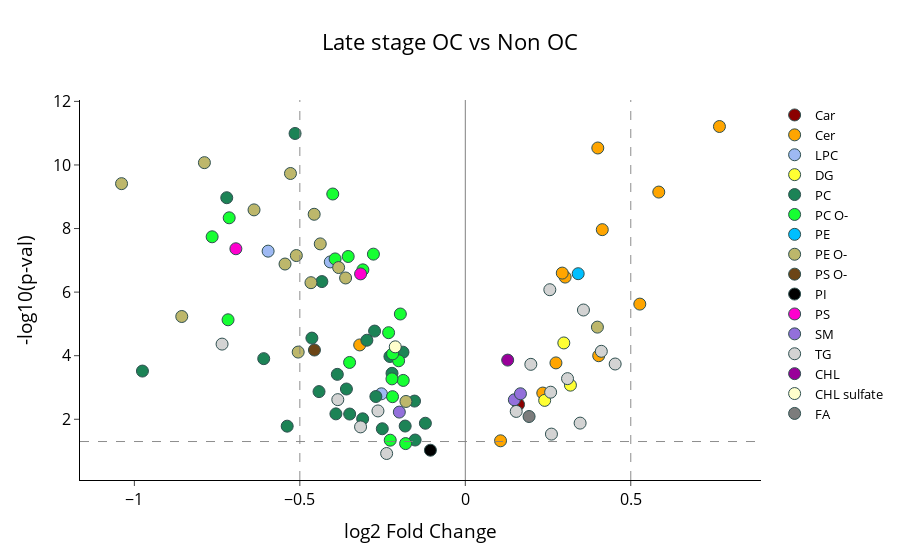

The cell this chart's notebook holds for it:
### Code cell
fig = go.Figure()

trace1 = go.Scatter(
 x=car['Log2_FC'],
 y=car['negative_log_pval_late'],
 mode='markers',
 name='Car',
 hovertext=list(vol_adv.index),
 marker_color ='darkred', 
 marker_line = dict(width =1, color ='DarkSlateGrey')
)

trace2 = go.Scatter(
 x=cer['Log2_FC'],
 y=cer['negative_log_pval_late'],
 mode='markers',
 name='Cer',
 hovertext=list(vol_adv.index),
 marker_color ='orange', 
    marker_line = dict(width =1, color ='DarkSlateGrey')
)

trace3 = go.Scatter(
 x=HexCer['Log2_FC'],
 y=HexCer['negative_log_pval_late'],
 mode='markers',
 name='HexCer',
 hovertext=list(vol_adv.index),
 marker_color = 'crimson',
    marker_line = dict(width =1, color ='DarkSlateGrey')
)

trace4 = go.Scatter(
 x=LPC['Log2_FC'],
 y=LPC['negative_log_pval_late'],
 mode='markers',
 name='LPC',
 hovertext=list(vol_adv.index),
 marker_color = 'rgb(158,185,243)',
    marker_line = dict(width =1, color ='DarkSlateGrey')
)

trace5 = go.Scatter(
 x=DG['Log2_FC'],
 y=DG['negative_log_pval_late'],
 mode='markers',
 name='DG',
 hovertext=list(vol_adv.index),
 marker_color = 'rgb(255,255,51)',
    marker_line = dict(width =1, color ='DarkSlateGrey')
)

trace6 = go.Scatter(
 x=PC['Log2_FC'],
 y=PC['negative_log_pval_late'],
 mode='markers',
 name='PC',
 hovertext=list(vol_adv.index),
 marker_color =  '#1C8356',
    marker_line = dict(width =1, color ='DarkSlateGrey')
)

trace7 = go.Scatter(
 x=PC_O['Log2_FC'],
 y=PC_O['negative_log_pval_late'],
 mode='markers',
 name='PC O-',
 hovertext=list(vol_adv.index),
 marker_color = '#16FF32',
    marker_line = dict(width =1, color ='DarkSlateGrey')
)

#trace8 = go.Scatter(
 #x=PC_P['Log2_FC'],
 #y=PC_P['negative_log_pval_late'],
 #mode='markers',
 #name='PC P-',
 #hovertext=list(vol_adv.index),
 #marker_color = '#511CFB',
    #marker_line = dict(width =1, color ='DarkSlateGrey')
#)

trace9 = go.Scatter(
 x=PE['Log2_FC'],
 y=PE['negative_log_pval_late'],
 mode='markers',
 name='PE',
 hovertext=list(vol_adv.index),
 marker_color = 'deepskyblue',
    marker_line = dict(width =1, color ='DarkSlateGrey')
)

trace10 = go.Scatter(
 x=PE_O['Log2_FC'],
 y=PE_O['negative_log_pval_late'],
 mode='markers',
 name='PE O-',
 hovertext=list(vol_adv.index),
 marker_color = 'darkkhaki',
    marker_line = dict(width =1, color ='DarkSlateGrey')
)


trace11 = go.Scatter(
 x=PS_O['Log2_FC'],
 y=PS_O['negative_log_pval_late'],
 mode='markers',
 name='PS O-',
 hovertext=list(vol_adv.index),
     marker_color = '#6C4516',
    marker_line = dict(width =1, color ='DarkSlateGrey')
)

trace12 = go.Scatter(
 x=PI['Log2_FC'],
 y=PI['negative_log_pval_late'],
 mode='markers',
 name='PI',
 hovertext=list(vol_adv.index),
    marker_color = 'black',
    marker_line = dict(width =1, color ='DarkSlateGrey')
)

trace13 = go.Scatter(
 x=PS['Log2_FC'],
 y=PS['negative_log_pval_late'],
 mode='markers',
 name='PS',
 hovertext=list(vol_adv.index),
    marker_color = '#FE00CE',
    marker_line = dict(width =1, color ='DarkSlateGrey')
)

trace14 = go.Scatter(
 x=SM['Log2_FC'],
 y=SM['negative_log_pval_late'],
 mode='markers',
 name='SM',
 hovertext=list(vol_adv.index), 
    marker_color = 'mediumpurple',
    marker_line = dict(width =1, color ='DarkSlateGrey')
)

trace15 = go.Scatter(
 x=TG['Log2_FC'],
 y=TG['negative_log_pval_late'],
 mode='markers',
 name='TG',
 hovertext=list(vol_adv.index),
    marker_color = 'lightgrey',
    marker_line = dict(width =1, color ='DarkSlateGrey')
)

trace16 = go.Scatter(
 x=chol['Log2_FC'],
 y=chol['negative_log_pval_late'],
 mode='markers',
 name='CHL',
 hovertext=list(vol_adv.index),
    marker_color = '#990099',
    marker_line = dict(width =1, color ='DarkSlateGrey')
)


trace17 = go.Scatter(
 x=chol_sul['Log2_FC'],
 y=chol_sul['negative_log_pval_late'],
 mode='markers',
 name='CHL sulfate',
 hovertext=list(vol_adv.index),
    marker_color = 'rgb(255,255,204)',
    marker_line = dict(width =1, color ='DarkSlateGrey')
)

trace18 = go.Scatter(
 x=FA['Log2_FC'],
 y=FA['negative_log_pval_late'],
 mode='markers',
 name='FA',
 hovertext=list(vol_adv.index),
    marker_color = 'rgb(124,124,124)',
    marker_line = dict(width =1, color ='DarkSlateGrey')
)



fig.add_trace(trace1)
fig.add_trace(trace2)
fig.add_trace(trace3)
fig.add_trace(trace4)
fig.add_trace(trace5)
fig.add_trace(trace6)
fig.add_trace(trace7)
#fig.add_trace(trace8)
fig.add_trace(trace9)
fig.add_trace(trace10)
fig.add_trace(trace11)
fig.add_trace(trace12)
fig.add_trace(trace13)
fig.add_trace(trace14)
fig.add_trace(trace15)
fig.add_trace(trace16)
fig.add_trace(trace17)
fig.add_trace(trace18)





fig.update_layout(title='Late stage OC vs Non OC', title_x = 0.5,paper_bgcolor = 'rgba(0,0,0,0)', plot_bgcolor = 'rgba(0, 0, 0, 0)', autosize = False)
fig.update_yaxes(title ='-log10(p-val)', ticks ='outside', linewidth = 1, linecolor ='black')
fig.update_xaxes(title =' log2 Fold Change', ticks ='outside', linewidth = 1, linecolor ='black' )
fig.update_xaxes(zeroline=True, zerolinewidth=1, zerolinecolor='grey')
fig.add_hline(y=1.3, line_width = 0.9, line_color = 'grey', line_dash = 'dash')
fig.add_vline(x=0.5, line_width = 0.9, line_color = 'grey', line_dash = 'dash')
fig.add_vline(x=-0.5, line_width = 0.9, line_color = 'grey', line_dash = 'dash')
fig.update_traces(marker_size=12)
fig.update_layout(legend_font_size= 13)
fig.update_layout(font_size=16, font_color ='black')

   
#save_location = 'C:/Users/ssah9/Downloads/updated files/figures/volcano_early.svg'
#save_location = 'C:/Users/samyu/9_20_22 data/updated files 9_27_22/figures/volcano_early.svg'
#save_location = 'C:/Users/samyu/9_20_22 data/updated files 9_27_22/autoscaled training and test set/wo braca/autoscaled/Figures/volcano_advanced.svg'

save_location = ('C:/Users/samyu/9_20_22 data/updated files 9_27_22/autoscaled training and test set/wo braca/autoscaled/RF features lipid class/vol plot data/figure volcano/vol_late_updated.svg')
fig.write_image(save_location)


fig.show();

### Figure 1 — Plotly figure (JSON) as saved in the notebook; plotly's stock layout.template omitted (floating-point values rounded to 4 significant figures)
{"data": [{"hovertext": ["0", "1", "2", "3", "4", "5", "6", "7", "8", "9", "10", "11", "12", "13", "14", "15", "16", "17", "18", "19", "20", "21", "22", "23", "24", "25", "26", "27", "28", "29", "30", "31", "32", "33", "34", "35", "36", "37", "38", "39", "40", "41", "42", "43", "44", "45", "46", "47", "48", "49", "50", "51", "52", "53", "54", "55", "56", "57", "58", "59", "60", "61", "62", "63", "64", "65", "66", "67", "68", "69", "70", "71", "72", "73", "74", "75", "76", "77", "78", "79", "80", "81", "82", "83", "84", "85", "86", "87", "88", "89", "90", "91", "92", "93", "94", "95", "96", "97", "98", "99", "100", "101", "102"], "marker": {"color": "darkred", "line": {"color": "DarkSlateGrey", "width": 1}, "size": 12}, "mode": "markers", "name": "Car", "type": "scatter", "x": [0.1609], "y": [2.467]}, {"hovertext": ["0", "1", "2", "3", "4", "5", "6", "7", "8", "9", "10", "11", "12", "13", "14", "15", "16", "17", "18", "19", "20", "21", "22", "23", "24", "25", "26", "27", "28", "29", "30", "31", "32", "33", "34", "35", "36", "37", "38", "39", "40", "41", "42", "43", "44", "45", "46", "47", "48", "49", "50", "51", "52", "53", "54", "55", "56", "57", "58", "59", "60", "61", "62", "63", "64", "65", "66", "67", "68", "69", "70", "71", "72", "73", "74", "75", "76", "77", "78", "79", "80", "81", "82", "83", "84", "85", "86", "87", "88", "89", "90", "91", "92", "93", "94", "95", "96", "97", "98", "99", "100", "101", "102"], "marker": {"color": "orange", "line": {"color": "DarkSlateGrey", "width": 1}, "size": 12}, "mode": "markers", "name": "Cer", "type": "scatter", "x": [0.4004, 0.7679, -0.3191, 0.3017, 0.2929, 0.5273, 0.1064, 0.2739, 0.2341, 0.4139, 0.5846, 0.4031], "y": [10.53, 11.21, 4.338, 6.473, 6.599, 5.623, 1.323, 3.774, 2.825, 7.965, 9.147, 3.999]}, {"hovertext": ["0", "1", "2", "3", "4", "5", "6", "7", "8", "9", "10", "11", "12", "13", "14", "15", "16", "17", "18", "19", "20", "21", "22", "23", "24", "25", "26", "27", "28", "29", "30", "31", "32", "33", "34", "35", "36", "37", "38", "39", "40", "41", "42", "43", "44", "45", "46", "47", "48", "49", "50", "51", "52", "53", "54", "55", "56", "57", "58", "59", "60", "61", "62", "63", "64", "65", "66", "67", "68", "69", "70", "71", "72", "73", "74", "75", "76", "77", "78", "79", "80", "81", "82", "83", "84", "85", "86", "87", "88", "89", "90", "91", "92", "93", "94", "95", "96", "97", "98", "99", "100", "101", "102"], "marker": {"color": "crimson", "line": {"color": "DarkSlateGrey", "width": 1}, "size": 12}, "mode": "markers", "name": "HexCer", "type": "scatter", "x": [], "y": []}, {"hovertext": ["0", "1", "2", "3", "4", "5", "6", "7", "8", "9", "10", "11", "12", "13", "14", "15", "16", "17", "18", "19", "20", "21", "22", "23", "24", "25", "26", "27", "28", "29", "30", "31", "32", "33", "34", "35", "36", "37", "38", "39", "40", "41", "42", "43", "44", "45", "46", "47", "48", "49", "50", "51", "52", "53", "54", "55", "56", "57", "58", "59", "60", "61", "62", "63", "64", "65", "66", "67", "68", "69", "70", "71", "72", "73", "74", "75", "76", "77", "78", "79", "80", "81", "82", "83", "84", "85", "86", "87", "88", "89", "90", "91", "92", "93", "94", "95", "96", "97", "98", "99", "100", "101", "102"], "marker": {"color": "rgb(158,185,243)", "line": {"color": "DarkSlateGrey", "width": 1}, "size": 12}, "mode": "markers", "name": "LPC", "type": "scatter", "x": [-0.5959, -0.2536, -0.408], "y": [7.289, 2.801, 6.95]}, {"hovertext": ["0", "1", "2", "3", "4", "5", "6", "7", "8", "9", "10", "11", "12", "13", "14", "15", "16", "17", "18", "19", "20", "21", "22", "23", "24", "25", "26", "27", "28", "29", "30", "31", "32", "33", "34", "35", "36", "37", "38", "39", "40", "41", "42", "43", "44", "45", "46", "47", "48", "49", "50", "51", "52", "53", "54", "55", "56", "57", "58", "59", "60", "61", "62", "63", "64", "65", "66", "67", "68", "69", "70", "71", "72", "73", "74", "75", "76", "77", "78", "79", "80", "81", "82", "83", "84", "85", "86", "87", "88", "89", "90", "91", "92", "93", "94", "95", "96", "97", "98", "99", "100", "101", "102"], "marker": {"color": "rgb(255,255,51)", "line": {"color": "DarkSlateGrey", "width": 1}, "size": 12}, "mode": "markers", "name": "DG", "type": "scatter", "x": [0.2398, 0.2977, 0.3177], "y": [2.594, 4.401, 3.074]}, {"hovertext": ["0", "1", "2", "3", "4", "5", "6", "7", "8", "9", "10", "11", "12", "13", "14", "15", "16", "17", "18", "19", "20", "21", "22", "23", "24", "25", "26", "27", "28", "29", "30", "31", "32", "33", "34", "35", "36", "37", "38", "39", "40", "41", "42", "43", "44", "45", "46", "47", "48", "49", "50", "51", "52", "53", "54", "55", "56", "57", "58", "59", "60", "61", "62", "63", "64", "65", "66", "67", "68", "69", "70", "71", "72", "73", "74", "75", "76", "77", "78", "79", "80", "81", "82", "83", "84", "85", "86", "87", "88", "89", "90", "91", "92", "93", "94", "95", "96", "97", "98", "99", "100", "101", "102"], "marker": {"color": "#1C8356", "line": {"color": "DarkSlateGrey", "width": 1}, "size": 12}, "mode": "markers", "name": "PC", "type": "scatter", "x": [-0.7208, -0.9756, -0.4334, -0.1516, -0.3867, -0.3494, -0.2278, -0.6091, -0.391, -0.2974, -0.2215, -0.3102, -0.1817, -0.2703, -0.2508, -0.5144, -0.5382, -0.4636, -0.442, -0.3592, -0.1206, -0.1535, -0.2741, -0.1884], "y": [8.97, 3.516, 6.332, 1.348, 3.413, 2.165, 3.975, 3.908, 2.17, 4.487, 3.446, 2.014, 1.787, 2.716, 1.702, 10.99, 1.784, 4.554, 2.87, 2.952, 1.875, 2.572, 4.774, 4.111]}, {"hovertext": ["0", "1", "2", "3", "4", "5", "6", "7", "8", "9", "10", "11", "12", "13", "14", "15", "16", "17", "18", "19", "20", "21", "22", "23", "24", "25", "26", "27", "28", "29", "30", "31", "32", "33", "34", "35", "36", "37", "38", "39", "40", "41", "42", "43", "44", "45", "46", "47", "48", "49", "50", "51", "52", "53", "54", "55", "56", "57", "58", "59", "60", "61", "62", "63", "64", "65", "66", "67", "68", "69", "70", "71", "72", "73", "74", "75", "76", "77", "78", "79", "80", "81", "82", "83", "84", "85", "86", "87", "88", "89", "90", "91", "92", "93", "94", "95", "96", "97", "98", "99", "100", "101", "102"], "marker": {"color": "#16FF32", "line": {"color": "DarkSlateGrey", "width": 1}, "size": 12}, "mode": "markers", "name": "PC O-", "type": "scatter", "x": [-0.4005, -0.7169, -0.2014, -0.1875, -0.2268, -0.1804, -0.2197, -0.765, -0.3497, -0.2217, -0.1963, -0.3095, -0.3934, -0.2776, -0.3539, -0.2318, -0.7134, -0.2199], "y": [9.086, 5.13, 3.84, 3.223, 1.342, 1.235, 4.059, 7.74, 3.788, 3.271, 5.311, 6.7, 7.045, 7.195, 7.121, 4.724, 8.338, 2.711]}, {"hovertext": ["0", "1", "2", "3", "4", "5", "6", "7", "8", "9", "10", "11", "12", "13", "14", "15", "16", "17", "18", "19", "20", "21", "22", "23", "24", "25", "26", "27", "28", "29", "30", "31", "32", "33", "34", "35", "36", "37", "38", "39", "40", "41", "42", "43", "44", "45", "46", "47", "48", "49", "50", "51", "52", "53", "54", "55", "56", "57", "58", "59", "60", "61", "62", "63", "64", "65", "66", "67", "68", "69", "70", "71", "72", "73", "74", "75", "76", "77", "78", "79", "80", "81", "82", "83", "84", "85", "86", "87", "88", "89", "90", "91", "92", "93", "94", "95", "96", "97", "98", "99", "100", "101", "102"], "marker": {"color": "deepskyblue", "line": {"color": "DarkSlateGrey", "width": 1}, "size": 12}, "mode": "markers", "name": "PE", "type": "scatter", "x": [0.3411], "y": [6.58]}, {"hovertext": ["0", "1", "2", "3", "4", "5", "6", "7", "8", "9", "10", "11", "12", "13", "14", "15", "16", "17", "18", "19", "20", "21", "22", "23", "24", "25", "26", "27", "28", "29", "30", "31", "32", "33", "34", "35", "36", "37", "38", "39", "40", "41", "42", "43", "44", "45", "46", "47", "48", "49", "50", "51", "52", "53", "54", "55", "56", "57", "58", "59", "60", "61", "62", "63", "64", "65", "66", "67", "68", "69", "70", "71", "72", "73", "74", "75", "76", "77", "78", "79", "80", "81", "82", "83", "84", "85", "86", "87", "88", "89", "90", "91", "92", "93", "94", "95", "96", "97", "98", "99", "100", "101", "102"], "marker": {"color": "darkkhaki", "line": {"color": "DarkSlateGrey", "width": 1}, "size": 12}, "mode": "markers", "name": "PE O-", "type": "scatter", "x": [-0.4664, -1.039, -0.4383, -0.6384, -0.5283, -0.8568, 0.3992, -0.7883, -0.3617, -0.3828, -0.5448, -0.5106, -0.4567, -0.505, -0.1794], "y": [6.297, 9.412, 7.517, 8.587, 9.732, 5.233, 4.899, 10.07, 6.445, 6.773, 6.884, 7.15, 8.448, 4.114, 2.561]}, {"hovertext": ["0", "1", "2", "3", "4", "5", "6", "7", "8", "9", "10", "11", "12", "13", "14", "15", "16", "17", "18", "19", "20", "21", "22", "23", "24", "25", "26", "27", "28", "29", "30", "31", "32", "33", "34", "35", "36", "37", "38", "39", "40", "41", "42", "43", "44", "45", "46", "47", "48", "49", "50", "51", "52", "53", "54", "55", "56", "57", "58", "59", "60", "61", "62", "63", "64", "65", "66", "67", "68", "69", "70", "71", "72", "73", "74", "75", "76", "77", "78", "79", "80", "81", "82", "83", "84", "85", "86", "87", "88", "89", "90", "91", "92", "93", "94", "95", "96", "97", "98", "99", "100", "101", "102"], "marker": {"color": "#6C4516", "line": {"color": "DarkSlateGrey", "width": 1}, "size": 12}, "mode": "markers", "name": "PS O-", "type": "scatter", "x": [-0.4559], "y": [4.179]}, {"hovertext": ["0", "1", "2", "3", "4", "5", "6", "7", "8", "9", "10", "11", "12", "13", "14", "15", "16", "17", "18", "19", "20", "21", "22", "23", "24", "25", "26", "27", "28", "29", "30", "31", "32", "33", "34", "35", "36", "37", "38", "39", "40", "41", "42", "43", "44", "45", "46", "47", "48", "49", "50", "51", "52", "53", "54", "55", "56", "57", "58", "59", "60", "61", "62", "63", "64", "65", "66", "67", "68", "69", "70", "71", "72", "73", "74", "75", "76", "77", "78", "79", "80", "81", "82", "83", "84", "85", "86", "87", "88", "89", "90", "91", "92", "93", "94", "95", "96", "97", "98", "99", "100", "101", "102"], "marker": {"color": "black", "line": {"color": "DarkSlateGrey", "width": 1}, "size": 12}, "mode": "markers", "name": "PI", "type": "scatter", "x": [-0.1054], "y": [1.027]}, {"hovertext": ["0", "1", "2", "3", "4", "5", "6", "7", "8", "9", "10", "11", "12", "13", "14", "15", "16", "17", "18", "19", "20", "21", "22", "23", "24", "25", "26", "27", "28", "29", "30", "31", "32", "33", "34", "35", "36", "37", "38", "39", "40", "41", "42", "43", "44", "45", "46", "47", "48", "49", "50", "51", "52", "53", "54", "55", "56", "57", "58", "59", "60", "61", "62", "63", "64", "65", "66", "67", "68", "69", "70", "71", "72", "73", "74", "75", "76", "77", "78", "79", "80", "81", "82", "83", "84", "85", "86", "87", "88", "89", "90", "91", "92", "93", "94", "95", "96", "97", "98", "99", "100", "101", "102"], "marker": {"color": "#FE00CE", "line": {"color": "DarkSlateGrey", "width": 1}, "size": 12}, "mode": "markers", "name": "PS", "type": "scatter", "x": [-0.3164, -0.6933], "y": [6.573, 7.364]}, {"hovertext": ["0", "1", "2", "3", "4", "5", "6", "7", "8", "9", "10", "11", "12", "13", "14", "15", "16", "17", "18", "19", "20", "21", "22", "23", "24", "25", "26", "27", "28", "29", "30", "31", "32", "33", "34", "35", "36", "37", "38", "39", "40", "41", "42", "43", "44", "45", "46", "47", "48", "49", "50", "51", "52", "53", "54", "55", "56", "57", "58", "59", "60", "61", "62", "63", "64", "65", "66", "67", "68", "69", "70", "71", "72", "73", "74", "75", "76", "77", "78", "79", "80", "81", "82", "83", "84", "85", "86", "87", "88", "89", "90", "91", "92", "93", "94", "95", "96", "97", "98", "99", "100", "101", "102"], "marker": {"color": "mediumpurple", "line": {"color": "DarkSlateGrey", "width": 1}, "size": 12}, "mode": "markers", "name": "SM", "type": "scatter", "x": [-0.1994, 0.1482, 0.1666], "y": [2.226, 2.613, 2.803]}, {"hovertext": ["0", "1", "2", "3", "4", "5", "6", "7", "8", "9", "10", "11", "12", "13", "14", "15", "16", "17", "18", "19", "20", "21", "22", "23", "24", "25", "26", "27", "28", "29", "30", "31", "32", "33", "34", "35", "36", "37", "38", "39", "40", "41", "42", "43", "44", "45", "46", "47", "48", "49", "50", "51", "52", "53", "54", "55", "56", "57", "58", "59", "60", "61", "62", "63", "64", "65", "66", "67", "68", "69", "70", "71", "72", "73", "74", "75", "76", "77", "78", "79", "80", "81", "82", "83", "84", "85", "86", "87", "88", "89", "90", "91", "92", "93", "94", "95", "96", "97", "98", "99", "100", "101", "102"], "marker": {"color": "lightgrey", "line": {"color": "DarkSlateGrey", "width": 1}, "size": 12}, "mode": "markers", "name": "TG", "type": "scatter", "x": [-0.735, -0.3853, 0.198, -0.3165, -0.2639, 0.411, 0.357, 0.2578, 0.3469, 0.2603, 0.1539, 0.2554, 0.4528, 0.3089, -0.2377], "y": [4.365, 2.618, 3.728, 1.761, 2.263, 4.138, 5.437, 2.852, 1.879, 1.534, 2.247, 6.076, 3.739, 3.278, 0.9235]}, {"hovertext": ["0", "1", "2", "3", "4", "5", "6", "7", "8", "9", "10", "11", "12", "13", "14", "15", "16", "17", "18", "19", "20", "21", "22", "23", "24", "25", "26", "27", "28", "29", "30", "31", "32", "33", "34", "35", "36", "37", "38", "39", "40", "41", "42", "43", "44", "45", "46", "47", "48", "49", "50", "51", "52", "53", "54", "55", "56", "57", "58", "59", "60", "61", "62", "63", "64", "65", "66", "67", "68", "69", "70", "71", "72", "73", "74", "75", "76", "77", "78", "79", "80", "81", "82", "83", "84", "85", "86", "87", "88", "89", "90", "91", "92", "93", "94", "95", "96", "97", "98", "99", "100", "101", "102"], "marker": {"color": "#990099", "line": {"color": "DarkSlateGrey", "width": 1}, "size": 12}, "mode": "markers", "name": "CHL", "type": "scatter", "x": [0.128], "y": [3.862]}, {"hovertext": ["0", "1", "2", "3", "4", "5", "6", "7", "8", "9", "10", "11", "12", "13", "14", "15", "16", "17", "18", "19", "20", "21", "22", "23", "24", "25", "26", "27", "28", "29", "30", "31", "32", "33", "34", "35", "36", "37", "38", "39", "40", "41", "42", "43", "44", "45", "46", "47", "48", "49", "50", "51", "52", "53", "54", "55", "56", "57", "58", "59", "60", "61", "62", "63", "64", "65", "66", "67", "68", "69", "70", "71", "72", "73", "74", "75", "76", "77", "78", "79", "80", "81", "82", "83", "84", "85", "86", "87", "88", "89", "90", "91", "92", "93", "94", "95", "96", "97", "98", "99", "100", "101", "102"], "marker": {"color": "rgb(255,255,204)", "line": {"color": "DarkSlateGrey", "width": 1}, "size": 12}, "mode": "markers", "name": "CHL sulfate", "type": "scatter", "x": [-0.2117], "y": [4.279]}, {"hovertext": ["0", "1", "2", "3", "4", "5", "6", "7", "8", "9", "10", "11", "12", "13", "14", "15", "16", "17", "18", "19", "20", "21", "22", "23", "24", "25", "26", "27", "28", "29", "30", "31", "32", "33", "34", "35", "36", "37", "38", "39", "40", "41", "42", "43", "44", "45", "46", "47", "48", "49", "50", "51", "52", "53", "54", "55", "56", "57", "58", "59", "60", "61", "62", "63", "64", "65", "66", "67", "68", "69", "70", "71", "72", "73", "74", "75", "76", "77", "78", "79", "80", "81", "82", "83", "84", "85", "86", "87", "88", "89", "90", "91", "92", "93", "94", "95", "96", "97", "98", "99", "100", "101", "102"], "marker": {"color": "rgb(124,124,124)", "line": {"color": "DarkSlateGrey", "width": 1}, "size": 12}, "mode": "markers", "name": "FA", "type": "scatter", "x": [0.1927], "y": [2.087]}], "layout": {"autosize": false, "font": {"color": "black", "size": 16}, "legend": {"font": {"size": 13}}, "paper_bgcolor": "rgba(0,0,0,0)", "plot_bgcolor": "rgba(0, 0, 0, 0)", "shapes": [{"line": {"color": "grey", "dash": "dash", "width": 0.9}, "type": "line", "x0": 0, "x1": 1, "xref": "x domain", "y0": 1.3, "y1": 1.3, "yref": "y"}, {"line": {"color": "grey", "dash": "dash", "width": 0.9}, "type": "line", "x0": 0.5, "x1": 0.5, "xref": "x", "y0": 0, "y1": 1, "yref": "y domain"}, {"line": {"color": "grey", "dash": "dash", "width": 0.9}, "type": "line", "x0": -0.5, "x1": -0.5, "xref": "x", "y0": 0, "y1": 1, "yref": "y domain"}], "title": {"text": "Late stage OC vs Non OC", "x": 0.5}, "xaxis": {"linecolor": "black", "linewidth": 1, "ticks": "outside", "title": {"text": " log2 Fold Change"}, "zeroline": true, "zerolinecolor": "grey", "zerolinewidth": 1}, "yaxis": {"linecolor": "black", "linewidth": 1, "ticks": "outside", "title": {"text": "-log10(p-val)"}}}}
